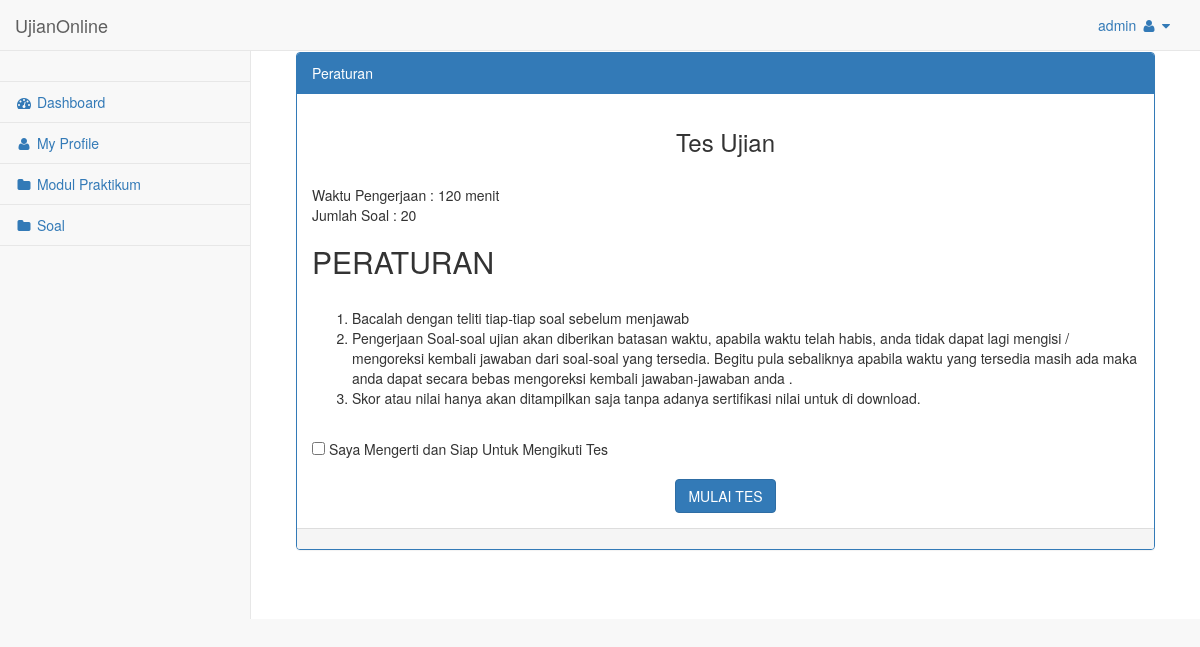
The app's page /media.php?hal=home (signed in) with its own data.
### tables this page shows
CREATE TABLE `tbl_pengaturan_ujian` (
  `id` int(4) NOT NULL,
  `nama_ujian` varchar(20) NOT NULL,
  `waktu` varchar(20) NOT NULL,
  `nilai_min` varchar(20) NOT NULL,
  `peraturan` text NOT NULL
);

### home.php (the view, shortened to what this page needs)
        <div id="page-wrapper">
            <div class="container-fluid">
                <div class="row">
                    <div class="col-lg-12">
                    </div>
                </div>
                <div class="row">
                    <div class="col-lg-12">
                    <div class="panel panel-primary">
                        <div class="panel-heading">
                           Peraturan
                        </div>
                        <div class="panel-body">
<?php
$result=mysqli_query($config,"select * from tbl_soal WHERE aktif='Y'");
$hitung=mysqli_num_rows($result);
		 $qry=mysqli_query($config,"SELECT * FROM tbl_pengaturan_ujian");
		 $r=mysqli_fetch_array($qry);
		echo "
		<h3 align='center'>$r[nama_ujian]</h3><br/>
		Waktu Pengerjaan : $r[waktu] menit<br/>
		Jumlah Soal : $hitung<br/>
		<p/>
		<h2>PERATURAN</h2><br/>
		$r[peraturan]<br/>
		";
?>
<form name="fValidate">
<input type="checkbox" name="agree" id="agree" value="1"> Saya Mengerti dan Siap Untuk Mengikuti Tes<br/><br/>
          <div style='text-align:center;'><input type="button" name="button-ok" class="btn btn-primary" value="MULAI TES" onclick="cekForm()"></div>
</form>
                        </div>
                        <div class="panel-footer">
                        </div>
                    </div>
                    </div>
                </div>
            </div>
        </div>

### records on screen
tbl_pengaturan_ujian: nama_ujian "Tes Ujian", waktu "120", peraturan "Bacalah dengan teliti tiap-tiap soal sebelum menjawab Pengerjaan Soal-soal ujian akan diberikan batasan waktu, apabila waktu telah habis, anda tidak dapat lagi mengisi / mengoreksi kembali jawaban dari soal-soal yang tersedia. Begitu pula sebaliknya apabila waktu yang tersedia masih ada maka anda dapat secara bebas mengoreksi kembali jawaban-jawaban anda . Skor atau nilai hanya akan ditampilkan saja tanpa adanya sertifikasi nilai untuk di download."

### other values on screen
$_SESSION[username] "admin"
$hitung "20"
